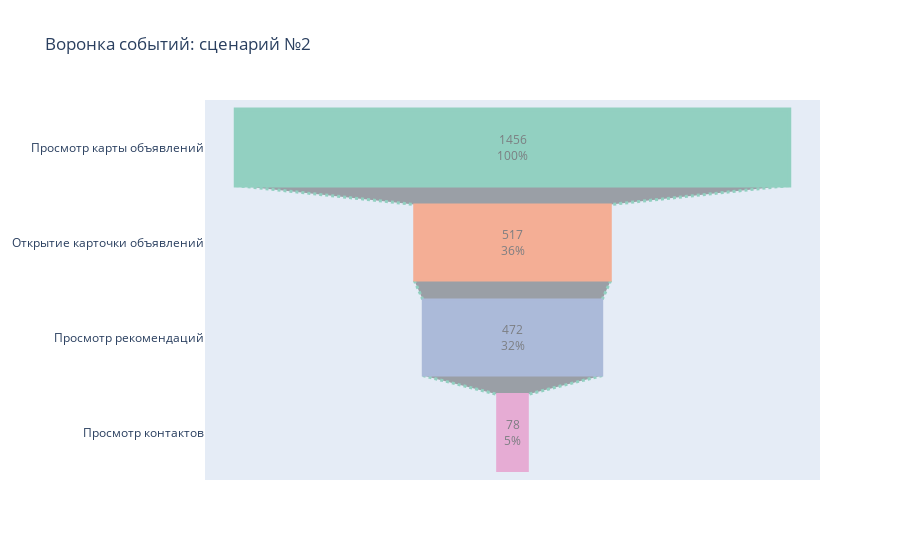

Notebook code for this chart:
### Code cell
fig = go.Figure(go.Funnel(
    y=["Просмотр карты объявлений", "Открытие карточки объявлений",
       "Просмотр рекомендаций","Просмотр контактов"],
    x=[len(map_users),len(advert_open_show), len(tip_show_users1), len(contacts_show_users1)],
    textposition = "inside",
    textinfo = "value+percent initial",
    opacity = 0.65, marker = {"color": ["#66c2a5", "#fc8d62", "#8da0cb","#e78ac3"],
    "line": {"width": [4, 2, 2, 3, 1, 1], "color": ["#66c2a5", "#fc8d62", "#8da0cb", "#e78ac3"]}},
    connector = {"line": {"color": "#66c2a5", "dash": "dot", "width": 3}})
    )
fig.update_layout(title='Воронка событий: сценарий №2')
fig.show()

### Figure 1 — Plotly figure (JSON) as saved in the notebook; plotly's stock layout.template omitted (floating-point values rounded to 4 significant figures)
{"data": [{"connector": {"line": {"color": "#66c2a5", "dash": "dot", "width": 3}}, "marker": {"color": ["#66c2a5", "#fc8d62", "#8da0cb", "#e78ac3"], "line": {"color": ["#66c2a5", "#fc8d62", "#8da0cb", "#e78ac3"], "width": [4, 2, 2, 3, 1, 1]}}, "opacity": 0.65, "textinfo": "value+percent initial", "textposition": "inside", "type": "funnel", "x": [1456, 517, 472, 78], "y": ["Просмотр карты объявлений", "Открытие карточки объявлений", "Просмотр рекомендаций", "Просмотр контактов"]}], "layout": {"title": {"text": "Воронка событий: сценарий №2"}}}
